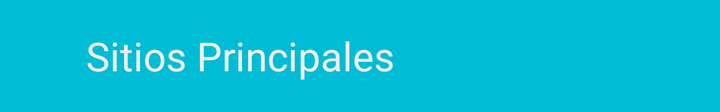
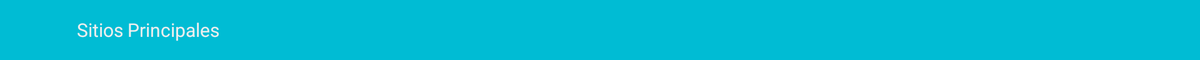

First picture: res/layout/ on a phone held upright. Second picture: the repository's own variant of that layout, on a device whose configuration matches the variant's folder. Source for both follows.
<!-- AndroidManifest.xml: application theme AppTheme -->
<!-- res/layout/tool_bar.xml -->
<?xml version="1.0" encoding="utf-8"?>
<android.support.v7.widget.Toolbar xmlns:android="http://schemas.android.com/apk/res/android"
    android:layout_width="match_parent"
    android:layout_height="?attr/actionBarSize"
    android:background="@color/colorPrimary">

    <RelativeLayout
        android:layout_width="match_parent"
        android:layout_height="wrap_content"
        android:background="@color/transparent"
        android:orientation="horizontal">

        <ImageButton
            android:id="@+id/bActionBar"
            android:layout_width="wrap_content"
            android:layout_height="wrap_content"
            android:background="@color/transparent"
            android:src="@drawable/ic_list_white_24dp" />

            <TextView
                android:id="@+id/titulo_toolbar"
                android:layout_width="wrap_content"
                android:layout_height="wrap_content"
                android:layout_gravity="center"
                android:background="@color/colorPrimary"
                android:text="@string/titulo_1"
                android:textColor="@color/white"
                android:textSize="20dp"
                android:layout_marginLeft="27dp"
                android:layout_marginStart="27dp"
                android:layout_alignParentTop="true"
                android:layout_toRightOf="@+id/bActionBar"
                android:layout_toEndOf="@+id/bActionBar" />


    </RelativeLayout>

</android.support.v7.widget.Toolbar>
<!-- resources referenced by this layout -->
<resources>
  <color name="colorPrimary">#00BCD4</color>
  <color name="transparent">#00000000</color>
  <color name="white">#EEE</color>
  <string name="titulo_1">Sitios Principales</string>
  <style name="AppTheme" parent="Theme.AppCompat.Light.DarkActionBar">
          
          <item name="colorPrimary">@color/colorPrimary</item>
          <item name="colorPrimaryDark">@color/colorPrimaryDark</item>
          <item name="colorAccent">@color/colorAccent</item>
          <item name="android:windowBackground">@color/backgroundColor</item>
  
      </style>
  <color name="colorPrimaryDark">#0097A7</color>
  <color name="colorAccent">#FF5252</color>
  <color name="backgroundColor">#212121</color>
</resources>
<!-- res/layout-xlarge/tool_bar.xml (the repository's variant of the layout above) -->
<!-- drawn on a large tablet held sideways -->
<?xml version="1.0" encoding="utf-8"?>
<android.support.v7.widget.Toolbar xmlns:android="http://schemas.android.com/apk/res/android"
    android:layout_width="match_parent"
    android:layout_height="?attr/actionBarSize"
    android:background="@color/colorPrimary">

    <RelativeLayout
        android:layout_width="match_parent"
        android:layout_height="wrap_content"
        android:background="@color/transparent"
        android:orientation="horizontal">

        <ImageButton
            android:id="@+id/bActionBar"
            android:layout_width="50dp"
            android:layout_height="50dp"
            android:background="@color/transparent"
            android:src="@drawable/ic_list_white_24dp" />

            <TextView
                android:id="@+id/titulo_toolbar"
                android:layout_width="wrap_content"
                android:layout_height="wrap_content"
                android:layout_gravity="center"
                android:background="@color/colorPrimary"
                android:text="@string/titulo_1"
                android:textColor="@color/white"
                android:textSize="20dp"
                android:layout_marginLeft="16dp"
                android:layout_marginStart="16dp"
                android:layout_centerVertical="true"
                android:layout_toRightOf="@+id/bActionBar"
                android:layout_toEndOf="@+id/bActionBar" />


    </RelativeLayout>

</android.support.v7.widget.Toolbar>
<!-- resources referenced by the variant -->
<!-- as a large tablet held sideways resolves them -->
<resources>
  <color name="colorPrimary">#00BCD4</color>
  <color name="transparent">#00000000</color>
  <color name="white">#EEE</color>
  <!-- from res/values-w820dp/ -->
  <string name="titulo_1">Sitios Principales</string>
  <style name="AppTheme" parent="Theme.AppCompat.Light.DarkActionBar">
          
          <item name="colorPrimary">@color/colorPrimary</item>
          <item name="colorPrimaryDark">@color/colorPrimaryDark</item>
          <item name="colorAccent">@color/colorAccent</item>
          <item name="android:windowBackground">@color/backgroundColor</item>
  
      </style>
  <color name="colorPrimaryDark">#0097A7</color>
  <color name="colorAccent">#FF5252</color>
  <color name="backgroundColor">#212121</color>
</resources>
